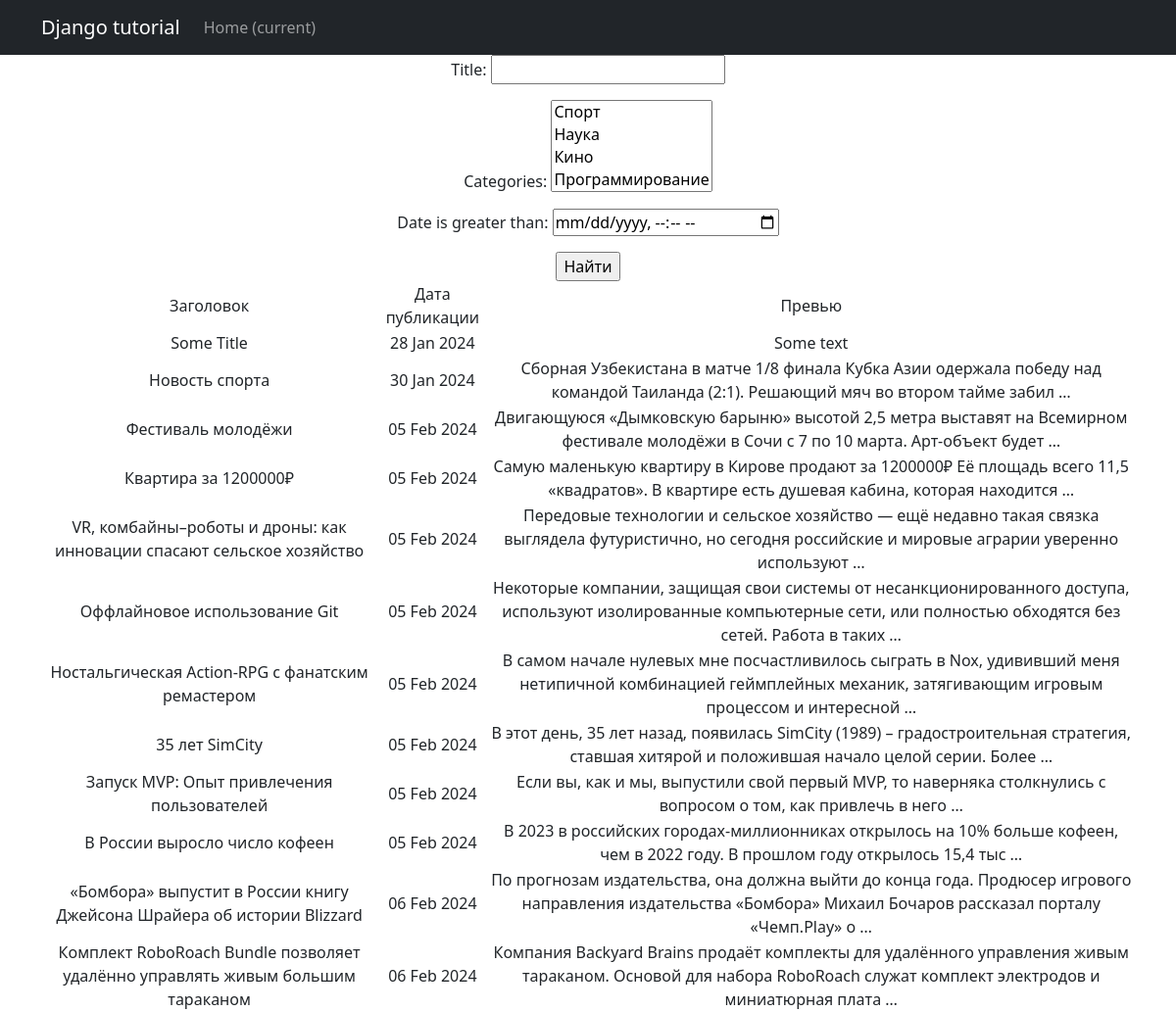
/posts/search/, run on the app's committed database.
### posts/models.py (models this page shows, shortened)
class Post(models.Model):
	news = 'News'
	article = 'Article'
	POST_TYPES = [(news, 'Новость'),
				  (article, 'Статья')]
	author = models.ForeignKey(Author, on_delete=models.CASCADE)
	post_type = models.CharField(max_length=255, choices=POST_TYPES)
	date = models.DateTimeField(auto_now_add=True)
	categories = models.ManyToManyField(Category, through='PostCategory')
	title = models.CharField(max_length=255)
	text = models.TextField()
	rating = models.IntegerField(default=0)

### posts/views.py (the view)
# urls.py: path('search/', posts_search, name='posts_search'),
def posts_search(request):
	f = PostsFIlter(request.GET, queryset=Post.objects.all())
	return render(request, 'filter_posts.html', {'filter': f})

### posts/models.py (called while the page is built)
	def __str__(self):
		return self.category_name.title()

### templates/filter_posts.html
{% extends 'flatpages/default.html' %}
{% load custom_tags %}
{% block content %}
<form action="" method="get">
   {{ filter.form.as_p }}
   <input type="submit" value="Найти" />
</form>
<table>
   <tr>
       <td>Заголовок</td>
       <td>Дата публикации</td>
       <td>Превью</td>
   </tr>
   {% for post in filter.qs %}
   <tr>
       <td>{{ post.title }}</td>
       <td>{{ post.date|date:'d M Y' }}</td>
       <td>{{ post.text|truncatewords:20 }}</td>
   </tr>
   {% endfor %}
</table>
{% endblock content %}

### data on the page
Post: title "Some Title", date "28 Jan 2024", text "Some text"
Post: title "Новость спорта", date "30 Jan 2024", text "Сборная Узбекистана в матче 1/8 финала Кубка Азии одержала победу над командой Таиланда (2:1). Решающий мяч во втором тайме забил …"
Post: title "Фестиваль молодёжи", date "05 Feb 2024", text "Двигающуюся «Дымковскую барыню» высотой 2,5 метра выставят на Всемирном фестивале молодёжи в Сочи с 7 по 10 марта. Арт-объект будет …"
Post: title "Квартира за 1200000₽", date "05 Feb 2024", text "Самую маленькую квартиру в Кирове продают за 1200000₽ Её площадь всего 11,5 «квадратов». В квартире есть душевая кабина, которая находится …"
Post: title "VR, комбайны–роботы и дроны: как инновации спасают сельское хозяйство", date "05 Feb 2024", text "Передовые технологии и сельское хозяйство — ещё недавно такая связка выглядела футуристично, но сегодня российские и мировые аграрии уверенно используют …"
Post: title "Оффлайновое использование Git", date "05 Feb 2024", text "Некоторые компании, защищая свои системы от несанкционированного доступа, используют изолированные компьютерные сети, или полностью обходятся без сетей. Работа в таких …"
Post: title "Ностальгическая Action-RPG с фанатским ремастером", date "05 Feb 2024", text "В самом начале нулевых мне посчастливилось сыграть в Nox, удививший меня нетипичной комбинацией геймплейных механик, затягивающим игровым процессом и интересной …"
Post: title "35 лет SimCity", date "05 Feb 2024", text "В этот день, 35 лет назад, появилась SimCity (1989) – градостроительная стратегия, ставшая хитярой и положившая начало целой серии. Более …"
Post: title "Запуск MVP: Опыт привлечения пользователей", date "05 Feb 2024", text "Если вы, как и мы, выпустили свой первый MVP, то наверняка столкнулись с вопросом о том, как привлечь в него …"
Post: title "В России выросло число кофеен", date "05 Feb 2024", text "В 2023 в российских городах-миллионниках открылось на 10% больше кофеен, чем в 2022 году. В прошлом году открылось 15,4 тыс …"
Post: title "«Бомбора» выпустит в России книгу Джейсона Шрайера об истории Blizzard", date "06 Feb 2024", text "По прогнозам издательства, она должна выйти до конца года. Продюсер игрового направления издательства «Бомбора» Михаил Бочаров рассказал порталу «Чемп.Play» о …"
Post: title "Комплект RoboRoach Bundle позволяет удалённо управлять живым большим тараканом", date "06 Feb 2024", text "Компания Backyard Brains продаёт комплекты для удалённого управления живым тараканом. Основой для набора RoboRoach служат комплект электродов и миниатюрная плата …"
